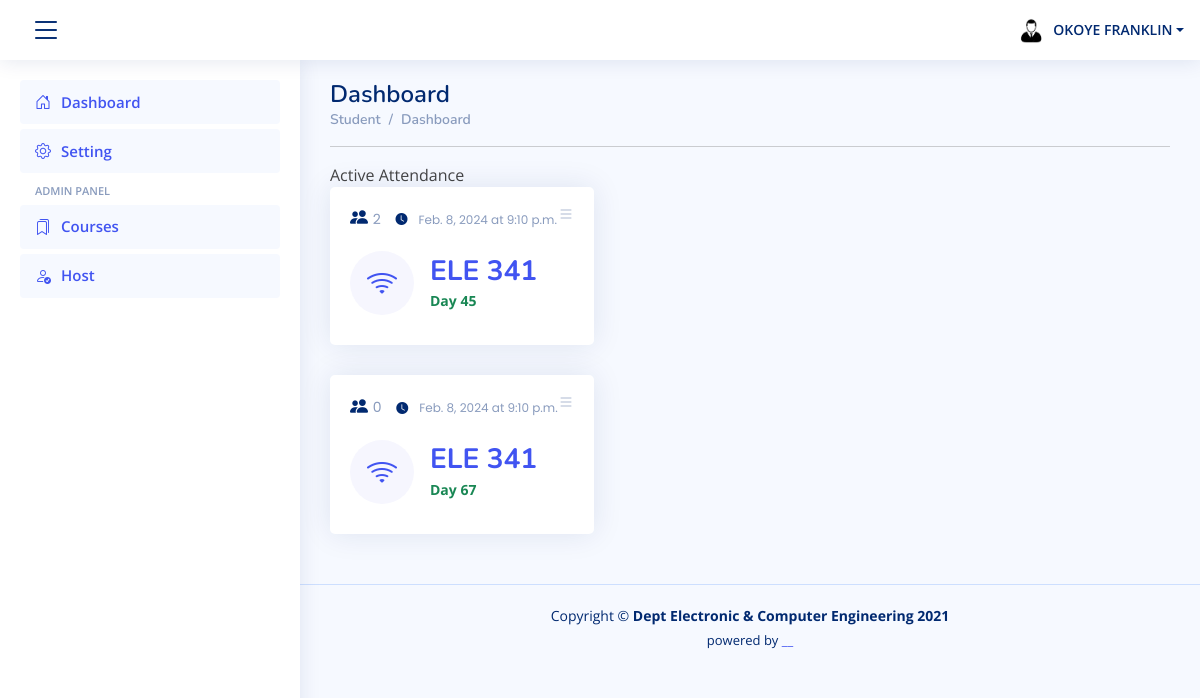
Screenshot of / (signed in) with the database file from the repository.
### attendance/models.py (models this page shows, shortened)
class Attendance(models.Model):
    course = models.ForeignKey(Course, on_delete=models.CASCADE, default=None)
    day_number = models.PositiveIntegerField(default=0)
    start_date = models.DateField(auto_now=True)
    start_time = models.TimeField(auto_now=True)
    active = models.BooleanField(default=False)
    class Meta:
        unique_together = ['course', 'day_number']
    def total_attendees(self):
        return self.attendee_set.count()

class Course(models.Model):
    name_choices = settings.COURSE_LIST
    name = models.CharField(max_length=255, choices=name_choices, unique=True)
    def __str__(self):
        return self.name

### students/views.py (the view)
# urls.py: path('', views.dashboard),
@login_required
def dashboard(request):
    student = Student.objects.get(reg_number=request.user)
    sex = {'M':'male'}.get(student.sex) # the need for the profile picture
    attendance = Attendance.objects.filter(active=True).order_by('start_date')
    return render(request, template_name='dashboard.html', context={'sex':sex, 'attendances':attendance})

### templates/dashboard.html (shortened to what this page needs)
{% extends "partials/base.html" %}
{% block content %}
<main id="main" class="main">
    <div class="pagetitle">
        <h1>Dashboard</h1>
        <nav>
          <ol class="breadcrumb">
            <li class="breadcrumb-item"><a href="#">Student</a></li>
            <li class="breadcrumb-item active"><a href="{% url 'dashboard' %}">Dashboard</a></li>
          </ol>
        </nav>
      </div>
    <section class="section dashboard">
        <hr> Active Attendance
        {% if attendances %}
        {% for attendance in attendances %}
        <div class="row ">
            <div class="col-lg-8 col-xxl-2">
                <div class="row">
                    <div class="col-xxl-3 col-md-6 ">
                        <div class="card  info-card sales-card">
                            <div class="filter">
                                <a class="icon" href="#" data-bs-toggle="dropdown"><i class="bi bi-list"></i></a>
                            </div>
                            <div class="card-body">
                                <h5 class="card-title"><i class="bi bi-people-fill"></i> <span>{{attendance.total_attendees}}  <span style='color:#012970; padding-left:11px; font-size:12px;'>
                                    <i class='bi bi-clock-fill'></i><span style='color:#899bbd; padding-left:11px; font-size:12px;'>{{attendance.start_date}} at {{attendance.start_time}} </span></span> </span></h5>
                                <div class="d-flex align-items-center">
                                    <div class="card-icon rounded-circle d-flex align-items-center justify-content-center">
                                        <i class="bi bi-wifi"></i>
                                    </div>
                                    <div class="ps-3">
                                        <h6><a href="{% url 'dashboard' %}">{{attendance.course}} </a></h6>
                                        <span class="text-success small pt-1 fw-bold">Day {{attendance.day_number }}</span>
                                    </div>
                                </div>
                            </div>
                        </div>
                    </div>
                </div>
            </div>
        </div>
        {% endfor %}
        {% else %}
        <h6>No Active Attendance!</h6>
        <hr>
        {% endif %}
    </section>
</main>
{% endblock %}

### templates/partials/base.html (shortened to what this page needs)
{% load static %}
{% load humanize %}
<!DOCTYPE html>
<html lang="en">
<head>
  <link href="{% static 'assets/vendor/bootstrap/css/bootstrap.min.css' %}" rel="stylesheet">
  <link href="{% static 'assets/vendor/bootstrap-icons/bootstrap-icons.css' %}" rel="stylesheet">
  <link href="{% static 'assets/css/style.css' %}" rel="stylesheet">
</head>
<body>
  <header id="header" class="header fixed-top d-flex align-items-center">
    <div class="d-flex align-items-center justify-content-between">
      <i class="bi bi-list toggle-sidebar-btn"></i>
    </div>
    <nav class="header-nav ms-auto">
      <ul class="d-flex align-items-center">
        {% if request.user.is_authenticated %}
        <li class="nav-item dropdown pe-3">
          <a class="nav-link nav-profile d-flex align-items-center pe-0" href="#" data-bs-toggle="dropdown">
            {% if sex %}
            <img src="{% static 'assets/img/male.jpg' %}" alt="Profile" class="rounded-circle">
            {% else %}
            <img src="{% static 'assets/img/female.jpg' %}" alt="Profile" class="rounded-circle">
            {%endif%}
            <span class="d-md-block dropdown-toggle ps-2">{{request.user.first_name|upper }} {{request.user.last_name|upper}}</span>
          </a>
        </li>
      </ul>
      {% else %}
      <div class="d-flex align-items-center ">
        <div class="logo  text-center">
          <span class=" d-lg-block " style="padding-left:20px"><a href="{%url 'login'%}">Login</a></span>
        </div>
      </div>
      {%endif%}
    </nav>
  </header>
  <aside id="sidebar" class="sidebar">
    <ul class="sidebar-nav" id="sidebar-nav">
      <li class="nav-item">
        <a class="nav-link " href="{% url 'dashboard' %}">
          <i class="bi bi-house-door"></i>
          <span>Dashboard</span>
        </a>
      </li>
      <li class="nav-item">
        <a class="nav-link " href="{% url 'setting' %}">
          <i class="bi bi-gear"></i>
          <span>Setting</span>
        </a>
      </li>
      <li class="nav-heading">Admin panel</li>
      <li class="nav-item">
        <a class="nav-link " href="{% url 'course_list' %}">
          <i class="bi bi-bookmarks"></i>
          <span>Courses</span>
        </a>
      </li>
      <li class="nav-item">
        <a class="nav-link " href="{% url 'admin_list' %}">
          <i class="bi bi-person-check"></i>
          <span>Host</span>
        </a>
      </li>
    </ul>
  </aside>
      <div id='content'>
        {% block content %}
        {%endblock%}
      </div>
  <footer id="footer" class="footer">
    <div class="copyright">
      Copyright &copy; <strong><span>Dept Electronic &amp; Computer Engineering 2021
      </span></strong>
    </div>
    <div class="credits">
   powered by <a href="#">__</a>
    </div>
  </footer>
</body>
</html>

### static/assets/css/style.css (style rules this page uses)
:root { scroll-behavior: smooth; }
body { font-family: "Open Sans", sans-serif; background: #f6f9ff; color: #444444; }
a { color: #4154f1; text-decoration: none; }
h1, h2, h3, h4, h5, h6 { font-family: "Nunito", sans-serif; }
#main { margin-top: 60px; padding: 20px 30px; transition: all 0.3s; }
.pagetitle { margin-bottom: 10px; }
.pagetitle h1 { font-size: 24px; margin-bottom: 0; font-weight: 600; color: #012970; }
.card { margin-bottom: 30px; border: none; border-radius: 5px; box-shadow: 0px 0 30px rgba(1, 41, 112, 0.1); }
.card-title { padding: 20px 0 15px 0; font-size: 18px; font-weight: 500; color: #012970; font-family: "Poppins", sans-serif; }
.card-title span { color: #899bbd; font-size: 14px; font-weight: 400; }
.card-body { padding: 0 20px 20px 20px; }
.breadcrumb { font-size: 14px; font-family: "Nunito", sans-serif; color: #899bbd; font-weight: 600; }
.breadcrumb a { color: #899bbd; transition: 0.3s; }
.breadcrumb .breadcrumb-item::before { color: #899bbd; }
.breadcrumb .active { color: #51678f; font-weight: 600; }
.header { transition: all 0.5s; z-index: 997; height: 60px; box-shadow: 0px 2px 20px rgba(1, 41, 112, 0.1); background-color: #fff; padding-left: 20px; }
.header .toggle-sidebar-btn { font-size: 32px; padding-left: 10px; cursor: pointer; color: #012970; }
.header-nav ul { list-style: none; }
.header-nav>ul { margin: 0; padding: 0; }
.header-nav .nav-profile { color: #012970; }
.header-nav .nav-profile img { max-height: 36px; }
.header-nav .nav-profile span { font-size: 14px; font-weight: 600; }
.sidebar { position: fixed; top: 60px; left: 0; bottom: 0; width: 300px; z-index: 996; transition: all 0.3s; padding: 20px; overflow-y: auto; scrollbar-width: thin; scrollbar-color: #aab7cf transparent; box-shadow: 0px 0px 20px rgba(1, 41, 112, 0.1); background-color: #fff; }
@media (min-width: 1200px) { #main, #footer { margin-left: 300px; } }
.sidebar-nav { padding: 0; margin: 0; list-style: none; }
.sidebar-nav li { padding: 0; margin: 0; list-style: none; }
.sidebar-nav .nav-item { margin-bottom: 5px; }
.sidebar-nav .nav-heading { font-size: 11px; text-transform: uppercase; color: #899bbd; font-weight: 600; margin: 10px 0 5px 15px; }
.sidebar-nav .nav-link { display: flex; align-items: center; font-size: 15px; font-weight: 600; color: #4154f1; transition: 0.3; background: #f6f9ff; padding: 10px 15px; border-radius: 4px; }
.sidebar-nav .nav-link i { font-size: 16px; margin-right: 10px; color: #4154f1; }
.dashboard .filter { position: absolute; right: 0px; top: 15px; }
.dashboard .filter .icon { color: #aab7cf; padding-right: 20px; padding-bottom: 5px; transition: 0.3s; font-size: 16px; }
.dashboard .info-card { padding-bottom: 10px; }
.dashboard .info-card h6 { font-size: 28px; color: #012970; font-weight: 700; margin: 0; padding: 0; }
.dashboard .card-icon { font-size: 32px; line-height: 0; width: 64px; height: 64px; flex-shrink: 0; flex-grow: 0; }
.dashboard .sales-card .card-icon { color: #4154f1; background: #f6f6fe; }
.footer { padding: 20px 0; font-size: 14px; transition: all 0.3s; border-top: 1px solid #cddfff; }
.footer .copyright { text-align: center; color: #012970; }
.footer .credits { padding-top: 5px; text-align: center; font-size: 13px; color: #012970; }

### rows the page displays
Attendance: total_attendees "2", start_date "Feb. 8, 2024", start_time "9:10 p.m.", course "ELE 341", day_number "45"
Attendance: total_attendees "0", start_date "Feb. 8, 2024", start_time "9:10 p.m.", course "ELE 341", day_number "67"

### other values shown
{{ request.user.first_name|upper }} "OKOYE"
{{ request.user.last_name|upper }} "FRANKLIN"
